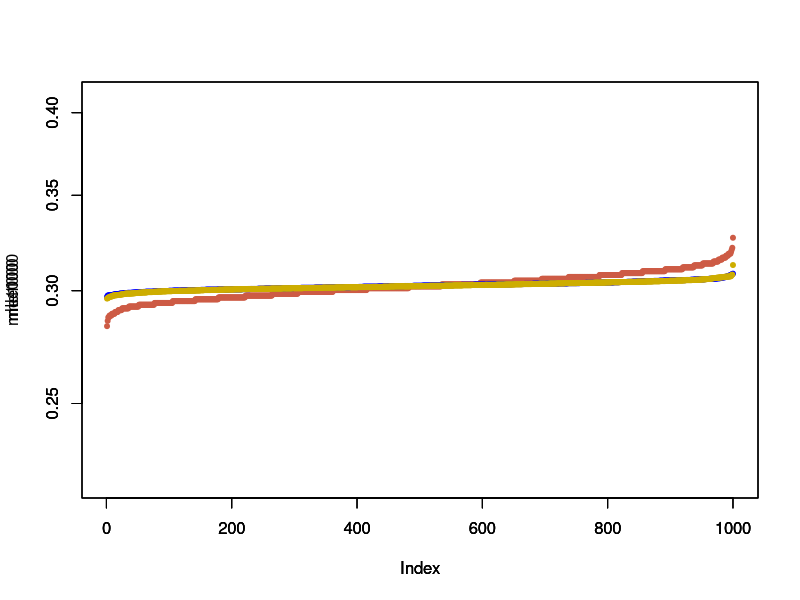
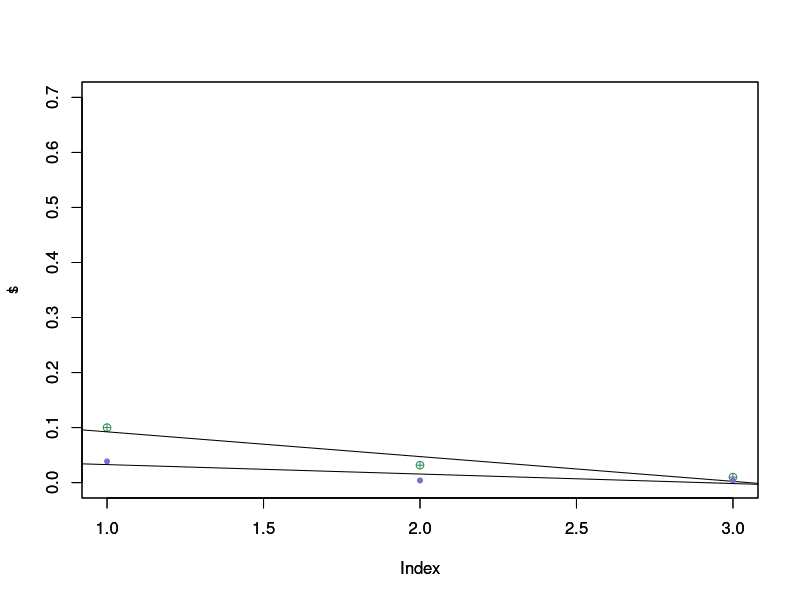

Reproduce these figures in R, in order.

#X <- matrix(rgeom(100000000, 0.3), 1000, 100000)
#X <- rgeom(100000, 0.3)
#plot(X, pch=20, col="mediumpurple3")


# FUNCS
#func.mle
func.mle <- function(x) 1/(1+mean(x))
#func.remove_geo_outliers
func.remove_geo_outliers <- function(x, a) {
  1 - (sum(x>=a & x<(2*a)) / sum(x<a))^(1/a)
}
#func.geo_trimmer
func.geo_trimmer <- function(x, a) {
  require(MASS)
  geom.tm <- function(p, xbar, cutoff) {(sum(dgeom(1:cutoff, p)*c(1:cutoff))-xbar)^2}
  cutoff <- quantile(x, a)
  xbar <- mean(x[x <= cutoff])
  optim(0.5, geom.tm, lower=1.0e-05, upper=1-1.0e-05, method="L-BFGS-B",
        xbar=xbar, c=cutoff)$par
}

# BUILD GEOMETRIC SAMPLING
# ?Geometric
# p(x|p)= p * (1−p)^x
# therefore, p(x+1|p)/p(x|p) = 1−p
a100 <- matrix(rhyper(100000, 3, 10, 10), 1000, 100)
b1000 <- matrix(rhyper(1000000, 3, 10, 10), 1000, 1000)
c10000 <- matrix(rhyper(1000000, 3, 10, 10), 1000, 10000)

#mle100 <- apply(a100, 1, func.remove_geo_outliers, a=3)
#mle100 <- apply(a100, 1, func.geo_trimmer, a=0.75)
mle100 <- apply(a100, 1, func.mle)
mle100 <- sort(mle100)
plot(mle100, pch=20, col="coral3", ylim=c(0.22, 0.41), log = "y")
# standard error of estimate = error sum of squares (SSE)
# sigma[i=1..n](() yi - mean(y) )^2)
mn = mean(mle100)
mle100diff = (mle100 - mn)^2
sse100 = sum(mle100diff)
cmpr100 = 1/(sqrt(100))

#mle1000 <- apply(b1000, 1, func.remove_geo_outliers, a=3)
#mle1000 <- apply(b1000, 1, func.geo_trimmer, a=0.75)
mle1000 <- apply(b1000, 1, func.mle)
mle1000 <- sort(mle1000)
par(new=T)
plot(mle1000, pch=20, col="blue", ylim=c(0.22, 0.41), log = "y")
mn = mean(mle1000)
mle1000diff = (mle1000 - mn)^2
sse1000 = sum(mle1000diff)
cmpr1000 = 1/(sqrt(1000))

#mle10000 <- apply(c10000, 1, func.remove_geo_outliers, a=3)
#mle10000 <- apply(c10000, 1, func.geo_trimmer, a=0.75)
mle10000 <- apply(c10000, 1, func.mle)
mle10000 <- sort(mle10000)
par(new=T)
plot(mle10000, pch=20, col="gold3", ylim=c(0.22, 0.41), log = "y")
mn = mean(mle10000)
mle10000diff = (mle10000 - mn)^2
sse10000 = sum(mle10000diff)
cmpr10000 = 1/(sqrt(10000))

t <- c(cmpr100, cmpr1000, cmpr10000)
s <- c(sse100, sse1000, sse10000)
plot(t, pch=10, col="seagreen", ylim=c(0, 0.7))
abline(lsfit(1:3,t))
par(new=T)
plot(s, pch=20, col="mediumpurple3", ylim=c(0, 0.7))
abline(lsfit(1:3,s))
